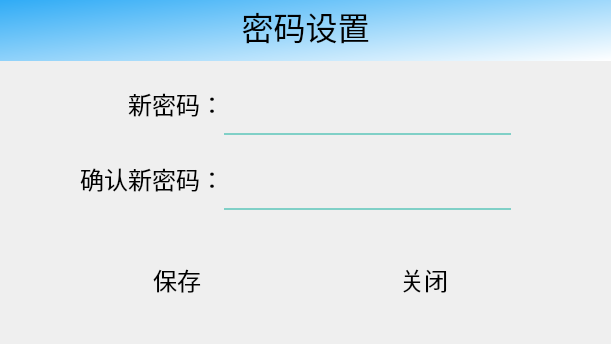
<?xml version="1.0" encoding="UTF-8"?>
<ui version="4.0">
 <class>DialogSetupPwd</class>
 <widget class="QDialog" name="DialogSetupPwd">
  <property name="geometry">
   <rect>
    <x>0</x>
    <y>0</y>
    <width>611</width>
    <height>344</height>
   </rect>
  </property>
  <property name="windowTitle">
   <string>Dialog</string>
  </property>
  <widget class="QWidget" name="horizontalLayoutWidget">
   <property name="geometry">
    <rect>
     <x>0</x>
     <y>0</y>
     <width>611</width>
     <height>441</height>
    </rect>
   </property>
   <layout class="QHBoxLayout" name="hLayoutMain" stretch="0">
    <property name="spacing">
     <number>0</number>
    </property>
    <property name="leftMargin">
     <number>0</number>
    </property>
    <property name="topMargin">
     <number>0</number>
    </property>
    <property name="rightMargin">
     <number>0</number>
    </property>
    <property name="bottomMargin">
     <number>0</number>
    </property>
    <item>
     <layout class="QVBoxLayout" name="verticalLayout" stretch="0">
      <property name="spacing">
       <number>0</number>
      </property>
      <property name="leftMargin">
       <number>0</number>
      </property>
      <property name="topMargin">
       <number>0</number>
      </property>
      <property name="rightMargin">
       <number>0</number>
      </property>
      <property name="bottomMargin">
       <number>0</number>
      </property>
      <item>
       <widget class="QFrame" name="frameParaments">
        <property name="styleSheet">
         <string notr="true">background-color: transparent;color:white;</string>
        </property>
        <property name="frameShape">
         <enum>QFrame::NoFrame</enum>
        </property>
        <property name="frameShadow">
         <enum>QFrame::Raised</enum>
        </property>
        <property name="lineWidth">
         <number>0</number>
        </property>
        <widget class="QWidget" name="layoutWidget_2">
         <property name="geometry">
          <rect>
           <x>0</x>
           <y>60</y>
           <width>611</width>
           <height>161</height>
          </rect>
         </property>
         <layout class="QGridLayout" name="gridLayout" rowstretch="1,0" columnstretch="0,0">
          <property name="leftMargin">
           <number>80</number>
          </property>
          <property name="topMargin">
           <number>0</number>
          </property>
          <property name="rightMargin">
           <number>100</number>
          </property>
          <property name="bottomMargin">
           <number>0</number>
          </property>
          <property name="spacing">
           <number>0</number>
          </property>
          <item row="1" column="1">
           <widget class="QLineEdit" name="dataSureNewPwd">
            <property name="enabled">
             <bool>true</bool>
            </property>
            <property name="minimumSize">
             <size>
              <width>0</width>
              <height>64</height>
             </size>
            </property>
            <property name="maximumSize">
             <size>
              <width>16777215</width>
              <height>64</height>
             </size>
            </property>
            <property name="font">
             <font>
              <pointsize>20</pointsize>
             </font>
            </property>
            <property name="autoFillBackground">
             <bool>false</bool>
            </property>
            <property name="styleSheet">
             <string notr="true">background-color: transparent;
color:black;
border-width:0;
border-style:outset;
border-bottom:2px solid #80d0c7;</string>
            </property>
            <property name="text">
             <string/>
            </property>
            <property name="echoMode">
             <enum>QLineEdit::PasswordEchoOnEdit</enum>
            </property>
            <property name="readOnly">
             <bool>false</bool>
            </property>
           </widget>
          </item>
          <item row="0" column="0">
           <widget class="QLabel" name="lbInAdPwd">
            <property name="minimumSize">
             <size>
              <width>0</width>
              <height>64</height>
             </size>
            </property>
            <property name="font">
             <font>
              <pointsize>18</pointsize>
             </font>
            </property>
            <property name="styleSheet">
             <string notr="true">background-color: transparent;
color: black;</string>
            </property>
            <property name="text">
             <string>新密码：</string>
            </property>
            <property name="alignment">
             <set>Qt::AlignRight|Qt::AlignTrailing|Qt::AlignVCenter</set>
            </property>
           </widget>
          </item>
          <item row="0" column="1">
           <widget class="QLineEdit" name="dataNewPwd">
            <property name="enabled">
             <bool>true</bool>
            </property>
            <property name="minimumSize">
             <size>
              <width>0</width>
              <height>64</height>
             </size>
            </property>
            <property name="maximumSize">
             <size>
              <width>16777215</width>
              <height>64</height>
             </size>
            </property>
            <property name="font">
             <font>
              <pointsize>20</pointsize>
             </font>
            </property>
            <property name="autoFillBackground">
             <bool>false</bool>
            </property>
            <property name="styleSheet">
             <string notr="true">background-color: transparent;
color:black;
border-width:0;
border-style:outset;
border-bottom:2px solid #80d0c7;</string>
            </property>
            <property name="inputMask">
             <string/>
            </property>
            <property name="text">
             <string/>
            </property>
            <property name="echoMode">
             <enum>QLineEdit::PasswordEchoOnEdit</enum>
            </property>
            <property name="readOnly">
             <bool>false</bool>
            </property>
           </widget>
          </item>
          <item row="1" column="0">
           <widget class="QLabel" name="lbSureAdPwd">
            <property name="minimumSize">
             <size>
              <width>0</width>
              <height>64</height>
             </size>
            </property>
            <property name="font">
             <font>
              <pointsize>18</pointsize>
             </font>
            </property>
            <property name="styleSheet">
             <string notr="true">background-color: transparent;
color: black;</string>
            </property>
            <property name="text">
             <string>确认新密码：</string>
            </property>
            <property name="alignment">
             <set>Qt::AlignRight|Qt::AlignTrailing|Qt::AlignVCenter</set>
            </property>
           </widget>
          </item>
         </layout>
        </widget>
        <widget class="QWidget" name="horizontalLayoutWidget_2">
         <property name="geometry">
          <rect>
           <x>0</x>
           <y>220</y>
           <width>611</width>
           <height>111</height>
          </rect>
         </property>
         <layout class="QHBoxLayout" name="horizontalLayout">
          <property name="leftMargin">
           <number>0</number>
          </property>
          <property name="topMargin">
           <number>8</number>
          </property>
          <property name="rightMargin">
           <number>8</number>
          </property>
          <item>
           <widget class="QToolButton" name="btnSave">
            <property name="minimumSize">
             <size>
              <width>128</width>
              <height>90</height>
             </size>
            </property>
            <property name="font">
             <font>
              <pointsize>18</pointsize>
             </font>
            </property>
            <property name="focusPolicy">
             <enum>Qt::NoFocus</enum>
            </property>
            <property name="styleSheet">
             <string notr="true">background: rgba(255,255,255,0); 
color: black;</string>
            </property>
            <property name="text">
             <string>保存</string>
            </property>
            <property name="icon">
             <iconset resource="Images.qrc">
              <normaloff>:/Images/save_64.png</normaloff>:/Images/save_64.png</iconset>
            </property>
            <property name="iconSize">
             <size>
              <width>64</width>
              <height>64</height>
             </size>
            </property>
            <property name="toolButtonStyle">
             <enum>Qt::ToolButtonTextUnderIcon</enum>
            </property>
            <property name="autoRaise">
             <bool>true</bool>
            </property>
           </widget>
          </item>
          <item>
           <widget class="QToolButton" name="btnClose">
            <property name="minimumSize">
             <size>
              <width>128</width>
              <height>90</height>
             </size>
            </property>
            <property name="font">
             <font>
              <pointsize>18</pointsize>
             </font>
            </property>
            <property name="focusPolicy">
             <enum>Qt::NoFocus</enum>
            </property>
            <property name="styleSheet">
             <string notr="true">background: rgba(255,255,255,0);
color: black;</string>
            </property>
            <property name="text">
             <string>关闭</string>
            </property>
            <property name="icon">
             <iconset resource="Images.qrc">
              <normaloff>:/Images/cancel_64.png</normaloff>:/Images/cancel_64.png</iconset>
            </property>
            <property name="iconSize">
             <size>
              <width>64</width>
              <height>64</height>
             </size>
            </property>
            <property name="toolButtonStyle">
             <enum>Qt::ToolButtonTextUnderIcon</enum>
            </property>
            <property name="autoRaise">
             <bool>true</bool>
            </property>
           </widget>
          </item>
         </layout>
        </widget>
        <widget class="QLabel" name="label">
         <property name="geometry">
          <rect>
           <x>0</x>
           <y>-10</y>
           <width>611</width>
           <height>71</height>
          </rect>
         </property>
         <property name="font">
          <font>
           <pointsize>24</pointsize>
          </font>
         </property>
         <property name="styleSheet">
          <string notr="true">color: black;
background-color:  qlineargradient(spread:pad, x1:0, y1:0, x2:1, y2:1, stop:0 #20A5F5, stop:1 #FFFFFF);</string>
         </property>
         <property name="text">
          <string>密码设置</string>
         </property>
         <property name="alignment">
          <set>Qt::AlignCenter</set>
         </property>
        </widget>
       </widget>
      </item>
     </layout>
    </item>
   </layout>
  </widget>
 </widget>
 <resources>
  <include location="Images.qrc"/>
 </resources>
 <connections/>
</ui>
